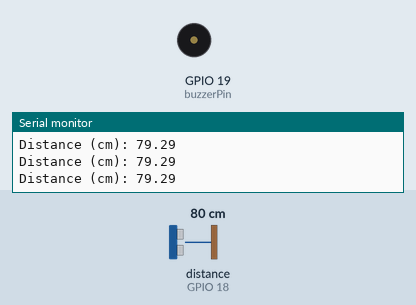
This program was run on a simulated ESP32. On the bench: buzzer (waves = sounding), the last lines printed to the serial monitor. Wiring (inferred from the names in the program): ultrasonic range finder: trigger GPIO 5; echo GPIO 18. Inputs (shaded band) come from the test bench; at power-on: distance to the obstacle (sensor on GPIO 18) 80 cm. The echo pulse lasts 58.3 µs per cm; WiFi joins after 1.5 s; servers stay silent unless stated; no MQTT or app messages arrive unless stated.

Above: at 2.7 s.
2.8 s: distance to the obstacle (sensor on GPIO 18) set to 12 cm
5.8 s: distance to the obstacle (sensor on GPIO 18) set to 9 cm
At 6.23 s:
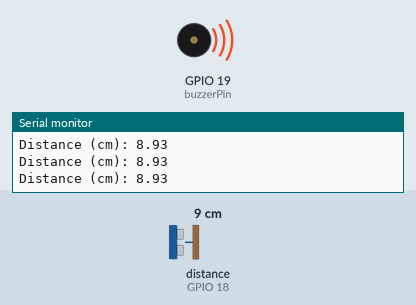
Timing chart, 0 to 10.7 s (numbered marks = the images above; inputs shaded):
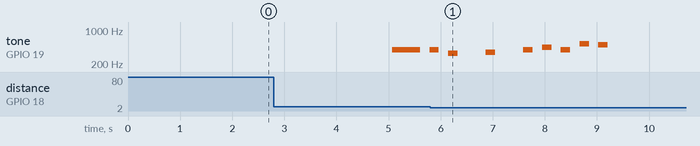

The program:

main.cpp
```cpp
#include <WiFi.h>
#include <PubSubClient.h>

// Pins
#define trigPin 5
#define echoPin 18
#define buzzerPin 19

// Configuration WiFi et MQTT
const char* ssid = "Peco";
const char* password = "12345678";
const char* mqtt_server = "broker.emqx.io";
const char* mqtt_topic = "test/topicdzndjadnak";

WiFiClient espClient;
PubSubClient client(espClient);

// Mélodie
const int melody[] = {392, 392, 392, 330, 349, 392, 440, 392, 523, 494};
const int noteDurations[] = {3, 3, 3, 6, 6, 3, 3, 3, 3, 3};
const int melodyLength = sizeof(melody) / sizeof(melody[0]);

// Constantes du capteur ultrasonique
const float SOUND_SPEED = 0.034;
const int minDistance = 10;
const int maxDistance = 100;
const unsigned long debounceDelay = 5000;

long duration;
float distanceCm;
bool playMelody = false;
int currentNote = 0;
unsigned long noteStartTime = 0;
unsigned long lastDetectionTime = 0;
unsigned long lastSensorCheck = 0;
unsigned long lastMQTTPublish = 0;

// Variables pour le timing avec millis()
const unsigned long sensorInterval = 100;
const unsigned long melodyInterval = 120;

// Fonction pour la connexion WiFi
void setup_wifi() {
  Serial.print("Connexion à ");
  Serial.println(ssid);
  WiFi.begin(ssid, password);

  while (WiFi.status() != WL_CONNECTED) {
    Serial.print(".");
    delay(500);
  }
  Serial.println("\nWiFi connecté !");
  Serial.print("Adresse IP: ");
  Serial.println(WiFi.localIP());
}

// Fonction pour se reconnecter au broker MQTT
void reconnect() {
  while (!client.connected()) {
    Serial.print("Connexion au broker MQTT...");
    if (client.connect("ESP32Client")) {
      Serial.println("Connecté");
      client.subscribe(mqtt_topic);
    } else {
      Serial.print("Échec, rc=");
      Serial.print(client.state());
      Serial.println(" nouvelle tentative dans 5 secondes");
      delay(500);
    }
  }
}

void setup() {
  Serial.begin(115200);
  setup_wifi();
  client.setServer(mqtt_server, 1883);

  pinMode(trigPin, OUTPUT);
  pinMode(echoPin, INPUT);
  pinMode(buzzerPin, OUTPUT);
  digitalWrite(buzzerPin, LOW);
}

void checkSensor() {
  // Lire le capteur ultrasonique sans utiliser delay()
  digitalWrite(trigPin, LOW);
  delayMicroseconds(2);
  digitalWrite(trigPin, HIGH);
  delayMicroseconds(10);
  digitalWrite(trigPin, LOW);

  duration = pulseIn(echoPin, HIGH);
  distanceCm = duration * SOUND_SPEED / 2;

  Serial.print("Distance (cm): ");
  Serial.println(distanceCm);

  unsigned long currentTime = millis();
  if (distanceCm >= minDistance && distanceCm <= maxDistance) {
    if (currentTime - lastDetectionTime > debounceDelay) {
      Serial.println("Présence détectée ! Lecture de la mélodie.");
      playMelody = true;
      currentNote = 0;
      tone(buzzerPin, melody[currentNote]);
      noteStartTime = currentTime;
      lastDetectionTime = currentTime;

      // Publier un message sur le topic MQTT
      client.publish(mqtt_topic, "Présence détectée");
    }
  }
}

void playMelodyNonBlocking() {
  if (playMelody) {
    unsigned long currentTime = millis();
    if (currentNote < melodyLength) {
      if (currentTime - noteStartTime >= noteDurations[currentNote] * melodyInterval) {
        noTone(buzzerPin);
        currentNote++;
        if (currentNote < melodyLength) {
          tone(buzzerPin, melody[currentNote], 180);
          noteStartTime = currentTime;
        }
      }
    } else {
      playMelody = false;
      currentNote = 0;
      noTone(buzzerPin);
    }
  }
}

void loop() {
  if (!client.connected()) {
    reconnect();
  }
  client.loop();

  // Vérifier le capteur ultrasonique périodiquement
  if (millis() - lastSensorCheck >= sensorInterval) {
    lastSensorCheck = millis();
    checkSensor();
  }

  // Jouer la mélodie de manière non-bloquante
  playMelodyNonBlocking();
}
```

Measured:
- the behaviour switches between 11 and 10 cm on distance to the obstacle (sensor on GPIO 18) (found by bisection; images 0 and 1)
- after the input at 5.8 s, tone on GPIO 19 (buzzerPin): goes on until 9.2 s, then stays silent
